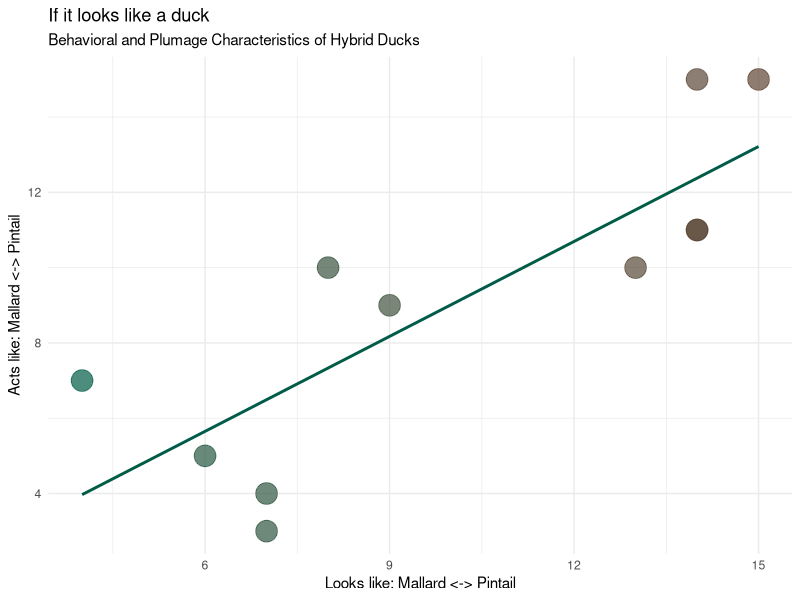

Generate this figure with R:
## ---- chunk 1
knitr::opts_chunk$set(echo = TRUE)
knitr::opts_chunk$set(eval = TRUE)
knitr::opts_chunk$set(class.source = c("language-r"))
## ---- chunk 2
library(ggplot2)
library(magrittr)

boot::ducks %>%  
  ggplot(aes(x = plumage, y = behaviour)) +
  geom_point(aes(colour = plumage), size = 7, alpha = 0.7) + # Adds a scatterplot.
  geom_smooth( colour = "#005c47",method = "lm", se = FALSE) + #adds regression line
  labs(title = "If it looks like a duck",
     subtitle = "Behavioral and Plumage Characteristics of Hybrid Ducks",
     x = "Looks like: Mallard <-> Pintail",
     y = "Acts like: Mallard <-> Pintail")+
  theme_minimal() +
  scale_color_continuous(low = "#005c47", high = "#5f4433", guide = "none")

